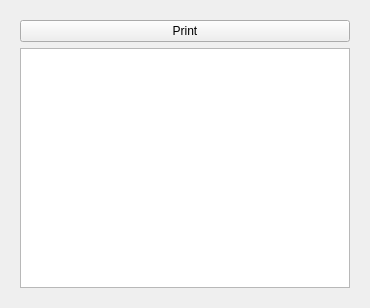
<?xml version="1.0" encoding="UTF-8"?>
<ui version="4.0">
 <class>ResultForm</class>
 <widget class="QWidget" name="ResultForm">
  <property name="geometry">
   <rect>
    <x>0</x>
    <y>0</y>
    <width>370</width>
    <height>308</height>
   </rect>
  </property>
  <property name="windowTitle">
   <string>Form</string>
  </property>
  <layout class="QVBoxLayout" name="verticalLayout_2">
   <item>
    <widget class="QWidget" name="resultingWidget" native="true">
     <layout class="QHBoxLayout" name="horizontalLayout">
      <item>
       <layout class="QVBoxLayout" name="verticalLayout">
        <item>
         <widget class="QPushButton" name="btnPrint">
          <property name="sizePolicy">
           <sizepolicy hsizetype="Minimum" vsizetype="Fixed">
            <horstretch>10</horstretch>
            <verstretch>0</verstretch>
           </sizepolicy>
          </property>
          <property name="baseSize">
           <size>
            <width>200</width>
            <height>0</height>
           </size>
          </property>
          <property name="text">
           <string>Print</string>
          </property>
         </widget>
        </item>
        <item>
         <widget class="QTextEdit" name="infoText"/>
        </item>
       </layout>
      </item>
     </layout>
    </widget>
   </item>
  </layout>
 </widget>
 <resources/>
 <connections/>
</ui>
